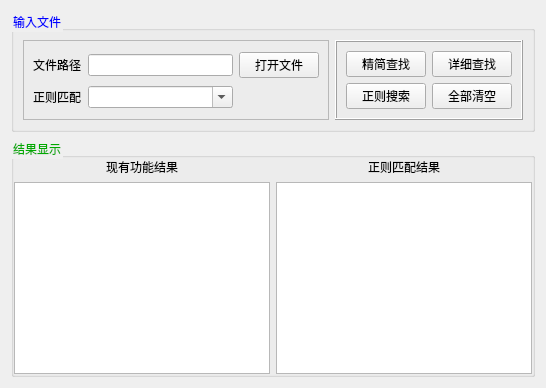
     <widget class="QWidget" name="search">
      <attribute name="icon">
       <iconset resource="Resource/ico.qrc">
        <normaloff>:/ico/pictures/icos/DM_20230815124713_022.png</normaloff>:/ico/pictures/icos/DM_20230815124713_022.png</iconset>
      </attribute>
      <attribute name="title">
       <string>查询</string>
      </attribute>
      <layout class="QVBoxLayout" name="verticalLayout">
       <item>
        <widget class="QGroupBox" name="function">
         <property name="minimumSize">
          <size>
           <width>0</width>
           <height>100</height>
          </size>
         </property>
         <property name="styleSheet">
          <string notr="true">QGroupBox{
	color: rgb(0, 0, 255);
}</string>
         </property>
         <property name="title">
          <string>输入文件</string>
         </property>
         <layout class="QHBoxLayout" name="horizontalLayout_2">
          <item>
           <widget class="QFrame" name="frame_14">
            <property name="frameShape">
             <enum>QFrame::StyledPanel</enum>
            </property>
            <property name="frameShadow">
             <enum>QFrame::Raised</enum>
            </property>
            <layout class="QGridLayout" name="gridLayout_7" columnstretch="1,8,1">
             <item row="0" column="0">
              <widget class="QLabel" name="label">
               <property name="frameShape">
                <enum>QFrame::NoFrame</enum>
               </property>
               <property name="frameShadow">
                <enum>QFrame::Sunken</enum>
               </property>
               <property name="text">
                <string>文件路径</string>
               </property>
              </widget>
             </item>
             <item row="0" column="1">
              <widget class="QLineEdit" name="search_lineEdit_file_route">
               <property name="dragEnabled">
                <bool>false</bool>
               </property>
              </widget>
             </item>
             <item row="0" column="2">
              <widget class="QPushButton" name="search_btn_file_open">
               <property name="text">
                <string>打开文件</string>
               </property>
               <property name="icon">
                <iconset resource="Resource/ico.qrc">
                 <normaloff>:/ico/pictures/icos/DM_20230815124713_069.png</normaloff>:/ico/pictures/icos/DM_20230815124713_069.png</iconset>
               </property>
              </widget>
             </item>
             <item row="1" column="0">
              <widget class="QLabel" name="label_28">
               <property name="frameShape">
                <enum>QFrame::NoFrame</enum>
               </property>
               <property name="frameShadow">
                <enum>QFrame::Sunken</enum>
               </property>
               <property name="text">
                <string>正则匹配</string>
               </property>
              </widget>
             </item>
             <item row="1" column="1">
              <widget class="QComboBox" name="search_comBox_re_match">
               <property name="editable">
                <bool>true</bool>
               </property>
              </widget>
             </item>
             <item row="1" column="2">
              <spacer name="horizontalSpacer">
               <property name="orientation">
                <enum>Qt::Horizontal</enum>
               </property>
               <property name="sizeHint" stdset="0">
                <size>
                 <width>40</width>
                 <height>20</height>
                </size>
               </property>
              </spacer>
             </item>
            </layout>
           </widget>
          </item>
          <item>
           <widget class="QFrame" name="frame_15">
            <property name="frameShape">
             <enum>QFrame::Box</enum>
            </property>
            <property name="frameShadow">
             <enum>QFrame::Raised</enum>
            </property>
            <layout class="QGridLayout" name="gridLayout_8">
             <item row="0" column="1">
              <widget class="QPushButton" name="search_btn_yes">
               <property name="text">
                <string>详细查找</string>
               </property>
               <property name="icon">
                <iconset resource="Resource/ico.qrc">
                 <normaloff>:/ico/pictures/icos/DM_20230815124713_019.png</normaloff>:/ico/pictures/icos/DM_20230815124713_019.png</iconset>
               </property>
              </widget>
             </item>
             <item row="1" column="1">
              <widget class="QPushButton" name="search_btn_result_clear">
               <property name="text">
                <string>全部清空</string>
               </property>
               <property name="icon">
                <iconset resource="Resource/ico.qrc">
                 <normaloff>:/ico/pictures/icos/DM_20230815124713_061.png</normaloff>:/ico/pictures/icos/DM_20230815124713_061.png</iconset>
               </property>
              </widget>
             </item>
             <item row="0" column="0">
              <widget class="QPushButton" name="search_btn_virtual_freq">
               <property name="text">
                <string>精简查找</string>
               </property>
               <property name="icon">
                <iconset resource="Resource/ico.qrc">
                 <normaloff>:/ico/pictures/icos/DM_20230815124713_065.png</normaloff>:/ico/pictures/icos/DM_20230815124713_065.png</iconset>
               </property>
              </widget>
             </item>
             <item row="1" column="0">
              <widget class="QPushButton" name="search_btn_re_match">
               <property name="text">
                <string>正则搜索</string>
               </property>
               <property name="icon">
                <iconset resource="Resource/ico.qrc">
                 <normaloff>:/ico/pictures/icos/DM_20230815124713_026.png</normaloff>:/ico/pictures/icos/DM_20230815124713_026.png</iconset>
               </property>
              </widget>
             </item>
            </layout>
           </widget>
          </item>
         </layout>
        </widget>
       </item>
       <item>
        <widget class="QGroupBox" name="show">
         <property name="styleSheet">
          <string notr="true">QGroupBox{
	color: rgb(0, 170, 0);
}</string>
         </property>
         <property name="title">
          <string>结果显示</string>
         </property>
         <layout class="QGridLayout" name="gridLayout_6">
          <property name="leftMargin">
           <number>0</number>
          </property>
          <property name="topMargin">
           <number>0</number>
          </property>
          <property name="rightMargin">
           <number>0</number>
          </property>
          <property name="bottomMargin">
           <number>0</number>
          </property>
          <item row="1" column="2">
           <widget class="QPlainTextEdit" name="search_plainTextEdit_match_result"/>
          </item>
          <item row="1" column="1">
           <widget class="QPlainTextEdit" name="search_plainTextEdit_result"/>
          </item>
          <item row="0" column="1" alignment="Qt::AlignHCenter">
           <widget class="QLabel" name="label_26">
            <property name="text">
             <string>现有功能结果</string>
            </property>
           </widget>
          </item>
          <item row="0" column="2" alignment="Qt::AlignHCenter">
           <widget class="QLabel" name="label_27">
            <property name="text">
             <string>正则匹配结果</string>
            </property>
           </widget>
          </item>
         </layout>
        </widget>
       </item>
      </layout>
     </widget>
